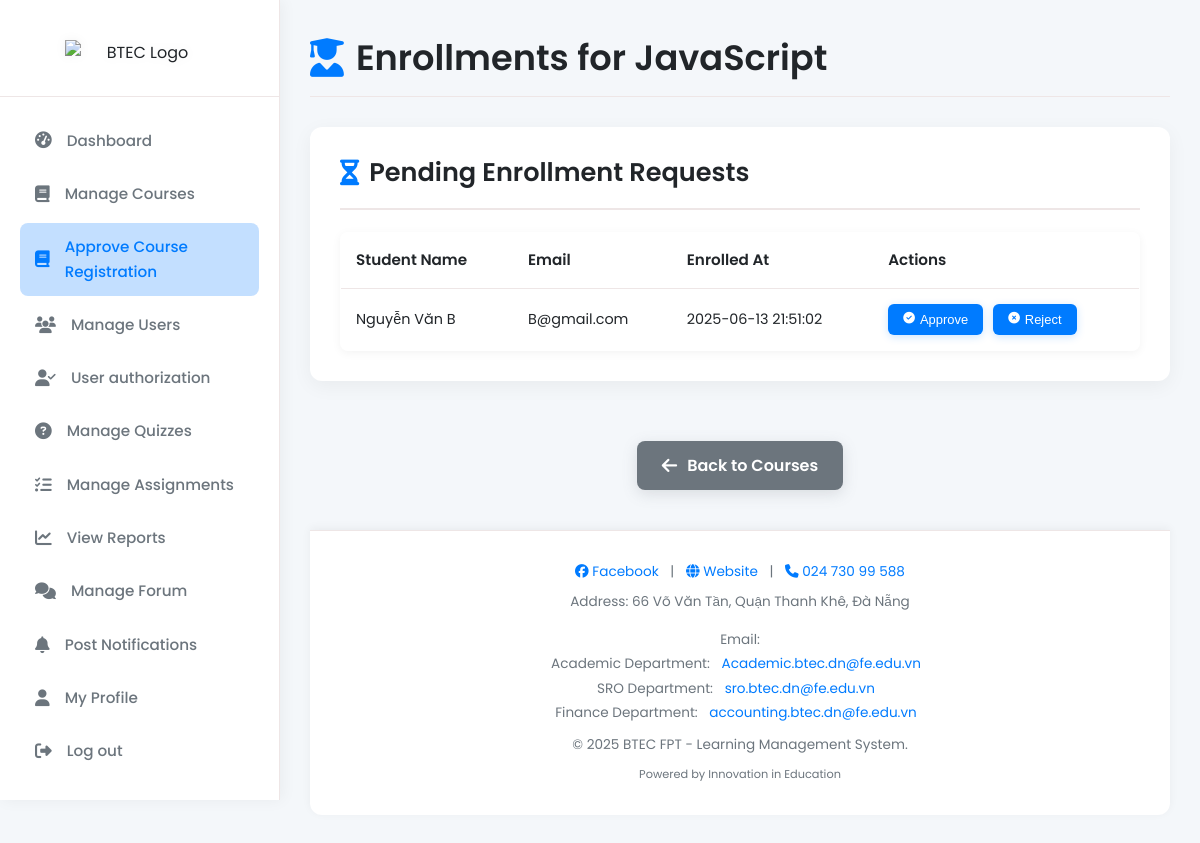
The app's page /module/admin/user_management/admin_enrollment_approval.php?course_id=3 (signed in) with its own data.
### tables this page shows
CREATE TABLE `courses` (
  `id` int NOT NULL,
  `title` varchar(255) NOT NULL,
  `department` varchar(255) DEFAULT NULL,
  `description` text,
  `teacher_id` int DEFAULT NULL,
  `created_at` datetime DEFAULT CURRENT_TIMESTAMP
);

CREATE TABLE `enrollments` (
  `id` int NOT NULL,
  `user_id` int NOT NULL,
  `course_id` int NOT NULL,
  `status` enum('pending','approved','rejected') DEFAULT 'pending',
  `enrolled_at` datetime DEFAULT CURRENT_TIMESTAMP
);

CREATE TABLE `users` (
  `id` int NOT NULL,
  `fullname` varchar(255) NOT NULL,
  `email` varchar(255) NOT NULL,
  `password` varchar(255) NOT NULL,
  `role` enum('student','teacher','admin') DEFAULT 'student',
  `created_at` datetime DEFAULT CURRENT_TIMESTAMP,
  `status` enum('approved','pending') DEFAULT 'approved'
);

### module/admin/user_management/admin_enrollment_approval.php (the view, shortened to what this page needs)
<?php
include "../../../includes/db_connect.php";
$course_id = $_GET['course_id'];
$course = $conn->query("SELECT title FROM courses WHERE id = $course_id")->fetch_assoc();
$pending_enrollments = $conn->query("
    SELECT e.id, u.fullname, u.email, e.enrolled_at
    FROM enrollments e
    JOIN users u ON e.user_id = u.id
    WHERE e.course_id = $course_id AND e.status = 'pending'
");
?>
<!DOCTYPE html>
<html lang="en">
<head>
    <link rel="stylesheet" href="https://cdnjs.cloudflare.com/ajax/libs/font-awesome/6.5.0/css/all.min.css">
    <link rel="stylesheet" href="../../../css/style.css">
    <link rel="stylesheet" href="../../../css/admin/admin_enrollment_approval.css">
</head>
<body>
    <?php include "../../../includes/sidebar.php"; ?>
    <div class="main-content">
        <div class="admin-page-header">
            <h2><i class="fas fa-user-graduate"></i> Enrollments for <?= htmlspecialchars($course['title']) ?></h2>
        </div>
        <div class="course-management-overview">
            <h3><i class="fas fa-hourglass-half"></i> Pending Enrollment Requests</h3>
            <div class="course-management-content">
                <?php if ($pending_enrollments->num_rows > 0): ?>
                    <table class="enrollment-table">
                        <thead>
                            <tr>
                                <th>Student Name</th>
                                <th>Email</th>
                                <th>Enrolled At</th>
                                <th>Actions</th>
                            </tr>
                        </thead>
                        <tbody>
                            <?php while ($row = $pending_enrollments->fetch_assoc()): ?>
                                <tr>
                                    <td><?= htmlspecialchars($row['fullname']) ?></td>
                                    <td><?= htmlspecialchars($row['email']) ?></td>
                                    <td><?= $row['enrolled_at'] ?></td>
                                    <td class="enrollment-actions">
                                        <form method="post">
                                            <button type="submit" name="action" value="approve" class="approve"><i class="fas fa-check-circle"></i> Approve</button>
                                            <button type="submit" name="action" value="reject" class="reject"><i class="fas fa-times-circle"></i> Reject</button>
                                        </form>
                                    </td>
                                </tr>
                            <?php endwhile; ?>
                        </tbody>
                    </table>
                <?php else: ?>
                    <p class="no-enrollments"><i class="fas fa-info-circle"></i> No pending enrollment requests for this course.</p>
                <?php endif; ?>
            </div>
        </div>
        <div class="back-link">
            <a href="admin_course_enrollments.php"><i class="fas fa-arrow-left"></i> Back to Courses</a>
        </div>
        <?php include "../../../includes/footer.php"; ?>
    </div>
</body>
</html>

### css/style.css (style rules this page uses)
:root { --primary-color: #007bff; --accent-color: #dc3545; --background-light: #f4f7fa; --background-card: #ffffff; --text-dark: #212529; --text-medium: #6c757d; --text-light: #ced4da; --border-color: #eee6e6; --shadow-light: rgba(0, 0, 0, 0.05); --shadow-medium: rgba(0, 0, 0, 0.1); }
*, *::before, *::after { box-sizing: border-box; margin: 0; padding: 0; }
body { font-family: 'Poppins', sans-serif; background-color: var(--background-light); color: var(--text-dark); line-height: 1.6; display: flex; min-height: 100vh; }

### css/admin/admin_enrollment_approval.css (style rules this page uses)
.main-content { margin-left: 280px; padding: 30px; flex-grow: 1; display: flex; flex-direction: column; background-color: var(--background-light); transition: margin-left 0.3s ease; }
.enrollment-actions button { background-color: var(--primary-color); color: white; padding: 8px 15px; border: none; border-radius: 6px; cursor: pointer; font-size: 0.9em; font-weight: 500; transition: background-color 0.2s ease, transform 0.2s ease, box-shadow 0.2s ease; display: inline-flex; align-items: center; text-decoration: none; box-shadow: 0 2px 8px rgba(0, 123, 255, 0.2); }
.enrollment-actions button i { margin-right: 5px; font-size: 0.9em; color: white; }
.admin-page-header { display: flex; justify-content: space-between; align-items: center; margin-bottom: 30px; padding-bottom: 10px; border-bottom: 1px solid var(--border-color); }
.admin-page-header h2 { font-size: 2.2em; color: var(--text-dark); margin: 0; display: flex; align-items: center; font-weight: 600; }
.admin-page-header h2 i { margin-right: 12px; color: var(--primary-color); font-size: 1.1em; }
.course-management-overview { background-color: var(--background-card); padding: 30px; border-radius: 12px; box-shadow: 0 5px 20px var(--shadow-light); margin-bottom: 30px; position: relative; }
.course-management-overview > h3 { position: absolute; top: 25px; left: 30px; font-size: 1.6em; color: var(--text-dark); font-weight: 600; display: flex; align-items: center; padding-bottom: 15px; border-bottom: 2px solid var(--border-color); width: calc(100% - 60px); margin-bottom: 20px; }
.course-management-overview > h3 i { margin-right: 10px; color: var(--primary-color); font-size: 1em; }
.course-management-content { margin-top: 60px; display: flex; flex-direction: column; gap: 20px; }
.enrollment-table { width: 100%; border-collapse: collapse; margin-top: 15px; background-color: var(--background-input); box-shadow: 0 2px 10px rgba(0,0,0,0.05); border-radius: 8px; overflow: hidden; border: 1px solid var(--border-color); }
.enrollment-table thead th { background-color: var(--table-header-bg); color: var(--text-dark-secondary); padding: 15px; text-align: left; border-bottom: 1px solid var(--border-color); font-weight: 600; font-size: 0.95em; }
.enrollment-table tbody td { padding: 15px; border-bottom: 1px solid var(--border-color-light); color: var(--text-dark); font-size: 0.9em; }
.enrollment-table tbody tr:last-child td { border-bottom: none; }
.enrollment-actions form { display: flex; gap: 10px; }
.enrollment-actions button { padding: 8px 15px; border: none; border-radius: 6px; cursor: pointer; font-size: 0.9em; font-weight: 500; transition: background-color 0.2s ease, transform 0.2s ease, box-shadow 0.2s ease; display: inline-flex; align-items: center; text-decoration: none; }
.enrollment-actions button i { margin-right: 5px; font-size: 0.9em; }
.back-link { margin-top: 30px; text-align: center; }
.back-link a { display: inline-flex; align-items: center; padding: 12px 25px; background-color: #6c757d; color: white; text-decoration: none; border-radius: 8px; font-weight: 600; transition: background-color 0.3s ease, transform 0.2s ease, box-shadow 0.3s ease; box-shadow: 0 4px 15px rgba(108, 117, 125, 0.2); }
.back-link a i { margin-right: 10px; font-size: 1.1em; }

### records on screen
courses: title "JavaScript"
enrollments: user.fullname "Nguyễn Văn B", user.email "B@gmail.com", enrolled_at "2025-06-13 21:51:02"
